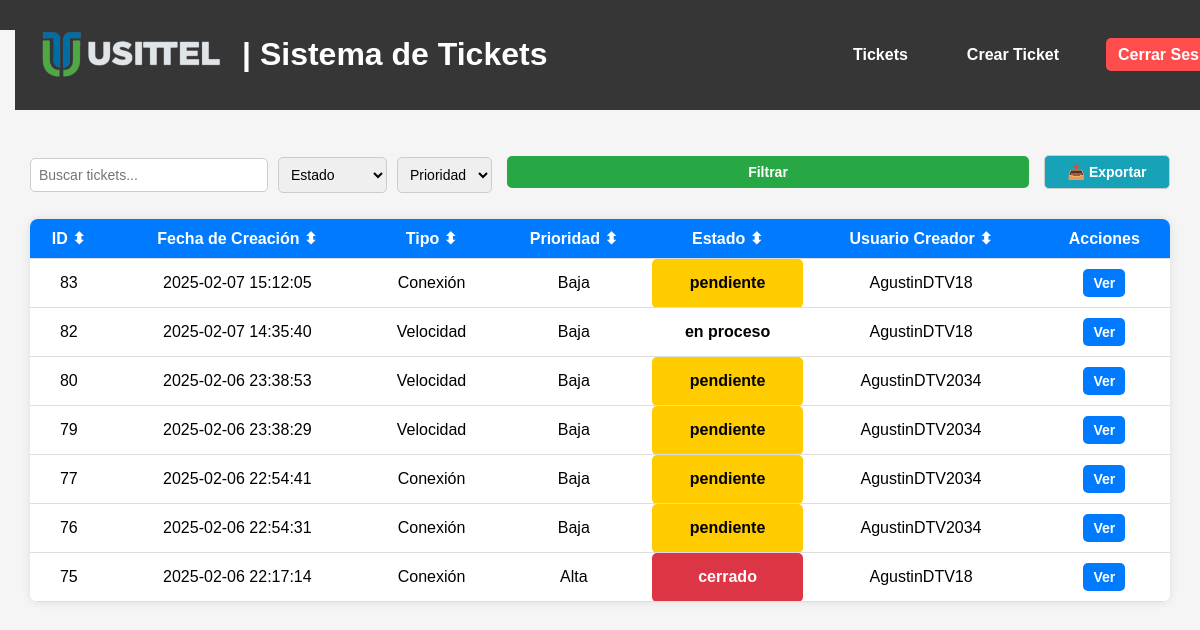
Screenshot of /tickets (signed in) with the database file from the repository.
### tables this page shows
CREATE TABLE tickets (
    id INTEGER PRIMARY KEY AUTOINCREMENT,
    tipo TEXT NOT NULL,
    descripcion TEXT NOT NULL,
    prioridad TEXT NOT NULL,
    fecha_creacion DATETIME DEFAULT CURRENT_TIMESTAMP,
    usuario_creador TEXT NOT NULL,
    notas TEXT,
    archivo TEXT
, usuario_asignado TEXT, estado TEXT DEFAULT 'pendiente');

### app.py (the view)
@app.route('/tickets')
@login_required
def tickets():
    estado = request.args.get('estado')
    prioridad = request.args.get('prioridad')
    query = 'SELECT * FROM tickets WHERE 1=1'
    params = []
    if estado in ['pendiente', 'en proceso', 'cerrado']:
        query += ' AND estado = ?'
        params.append(estado)
    if prioridad in ['Baja', 'Media', 'Alta']:
        query += ' AND prioridad = ?'
        params.append(prioridad)
    query += ' ORDER BY fecha_creacion DESC'  # Ordenar por fecha de creación (más nuevos arriba)
    conn = get_db_connection()
    tickets = conn.execute(query, params).fetchall()
    conn.close()
    return render_template('tickets.html', tickets=tickets, estado=estado, prioridad=prioridad)

### app.py (called while the page is built)
def get_db_connection():
    conn = sqlite3.connect('database.db', timeout=10)  # Espera hasta 10 segundos si la base de datos está bloqueada
    conn.row_factory = sqlite3.Row
    return conn

@login_manager.user_loader
def load_user(user_id):
    conn = get_db_connection()
    user = conn.execute('SELECT * FROM users WHERE id = ?', (user_id,)).fetchone()
    conn.close()
    if user:
        return User(id=user['id'], username=user['username'], role=user['role'])
    return None

### templates/tickets.html (shortened to what this page needs)
{% extends "base.html" %}
{% block content %}
<main class="main-container">
    <form action="/tickets" method="GET" class="filter-bar">
        <input type="text" id="searchInput" placeholder="Buscar tickets..." class="search-bar">
        <select name="estado" id="estado">
            <option value="">Estado</option>
        </select>
        <select name="prioridad" id="prioridad">
            <option value="">Prioridad</option>
        </select>
        <button type="submit" class="btn-filter">Filtrar</button>
        <a href="{{ url_for('export_tickets') }}" class="btn-export">📥 Exportar</a>
    </form>
    <table id="ticketsTable">
        <thead>
            <tr>
                <th onclick="sortTable(0)">ID ⬍</th>
                <th onclick="sortTable(1)">Fecha de Creación ⬍</th>
                <th onclick="sortTable(2)">Tipo ⬍</th>
                <th onclick="sortTable(3)">Prioridad ⬍</th>
                <th onclick="sortTable(4)">Estado ⬍</th>
                <th onclick="sortTable(5)">Usuario Creador ⬍</th>
                <th>Acciones</th>
            </tr>
        </thead>
        <tbody>
            {% for ticket in tickets %}
            <tr class="ticket-row">
                <td>{{ ticket.id }}</td>
                <td>{{ ticket.fecha_creacion }}</td>
                <td>{{ ticket.tipo }}</td>
                <td>{{ ticket.prioridad }}</td>
                <td class="estado estado-{{ ticket.estado|lower }}">{{ ticket.estado }}</td>
                <td>{{ ticket.usuario_creador }}</td>
                <td>
                    <a href="{{ url_for('view_ticket', id=ticket.id) }}" class="btn btn-view">Ver</a>
                </td>
            </tr>
            {% endfor %}
        </tbody>
    </table>
</main>
{% endblock %}

### static/styles.css (style rules this page uses)
body { font-family: Arial, sans-serif; margin: 0; padding: 0; background-color: #f5f5f5; }
button { width: 100%; background: #007bff; color: white; border: none; padding: 10px; margin-top: 20px; border-radius: 5px; cursor: pointer; font-size: 16px; }
table { width: 100%; border-collapse: collapse; margin-top: 20px; background: white; box-shadow: 0px 0px 10px rgba(0, 0, 0, 0.1); border-radius: 8px; overflow: hidden; }
thead { background: #007bff; color: white; font-weight: bold; }
th { padding: 10px; cursor: pointer; text-align: left; }
td { padding: 10px; border-bottom: 1px solid #ddd; }
.btn { padding: 6px 10px; border: none; cursor: pointer; font-size: 14px; border-radius: 5px; text-decoration: none; font-weight: bold; display: inline-block; }
.btn-view { background: #007bff; color: white; }
.btn-filter { background: #28a745; color: white; }
.btn-export { background: #17a2b8; color: white; }
.btn-filter { margin: 8px 5px; background-color: #007bff; color: white; border: none; border-radius: 5px; cursor: pointer; font-size: 14px; font-weight: bold; transition: 0.3s ease; }
input, select, textarea { width: 100%; padding: 10px; margin-top: 5px; border: 1px solid #ccc; border-radius: 5px; }
.btn-export { background: #17a2b8; color: white; padding: 10px 15px; border-radius: 5px; font-weight: bold; text-decoration: none; display: inline-block; margin: 10px 0; }
.main-container { padding: 20px; max-width: 95%; margin: auto; }
table { width: 100%; border-collapse: collapse; background: white; box-shadow: 0px 0px 10px rgba(0, 0, 0, 0.1); border-radius: 8px; overflow: hidden; }
th, td { padding: 10px; text-align: center; border-bottom: 1px solid #ddd; }
.filter-bar { display: flex; align-items: center; justify-content: space-between; gap: 10px; margin: 15px 0; flex-wrap: nowrap; }
.filter-bar input, .filter-bar select, .filter-bar button, .filter-bar a { padding: 8px; border-radius: 5px; border: 1px solid #ccc; font-size: 14px; }
.search-bar { flex: 1; min-width: 220px; }
.filter-bar select { width: 130px; }
.filter-bar .btn-filter { background: #28a745; color: white; border: none; cursor: pointer; padding: 8px 12px; min-width: 100px; }
.filter-bar .btn-export { background: #17a2b8; color: white; text-decoration: none; padding: 8px 12px; min-width: 100px; text-align: center; }
.estado { font-weight: bold; padding: 5px 10px; border-radius: 5px; }
.estado-pendiente { background: #ffcc00; color: black; }
.estado-cerrado { background: #dc3545; color: white; }

### rows the page displays
tickets: id "83", fecha_creacion "2025-02-07 15:12:05", tipo "Conexión", prioridad "Baja", estado "pendiente", usuario_creador "AgustinDTV18"
tickets: id "82", fecha_creacion "2025-02-07 14:35:40", tipo "Velocidad", prioridad "Baja", estado "en proceso", usuario_creador "AgustinDTV18"
tickets: id "80", fecha_creacion "2025-02-06 23:38:53", tipo "Velocidad", prioridad "Baja", estado "pendiente", usuario_creador "AgustinDTV2034"
tickets: id "79", fecha_creacion "2025-02-06 23:38:29", tipo "Velocidad", prioridad "Baja", estado "pendiente", usuario_creador "AgustinDTV2034"
tickets: id "77", fecha_creacion "2025-02-06 22:54:41", tipo "Conexión", prioridad "Baja", estado "pendiente", usuario_creador "AgustinDTV2034"
tickets: id "76", fecha_creacion "2025-02-06 22:54:31", tipo "Conexión", prioridad "Baja", estado "pendiente", usuario_creador "AgustinDTV2034"
tickets: id "75", fecha_creacion "2025-02-06 22:17:14", tipo "Conexión", prioridad "Alta", estado "cerrado", usuario_creador "AgustinDTV18"
